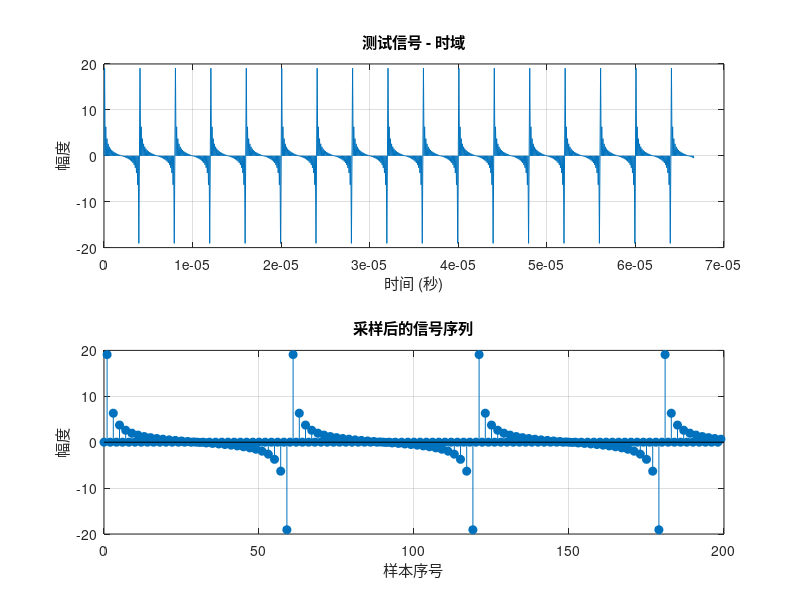
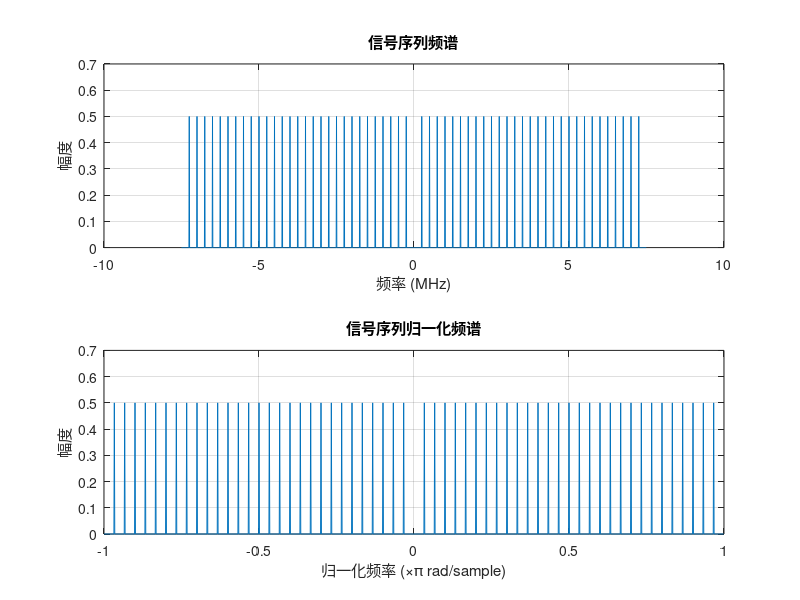
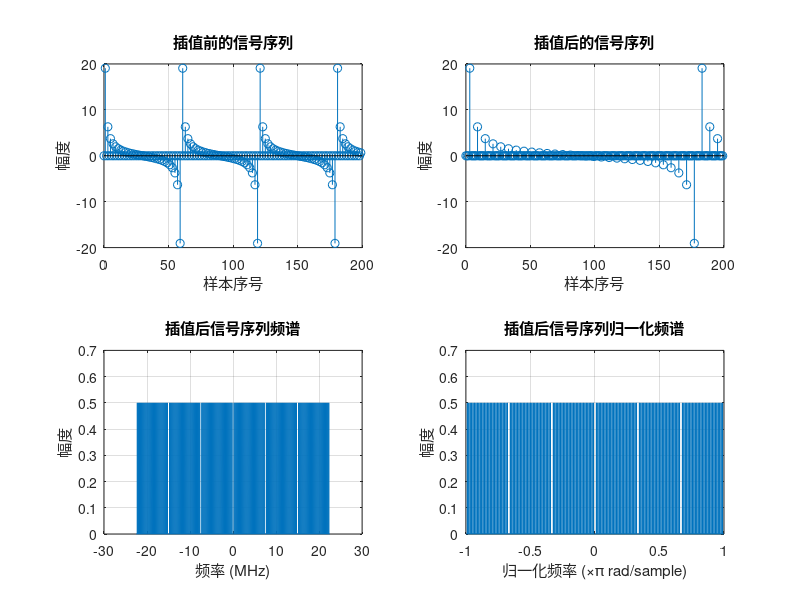

The MATLAB source for these figures, in order: (Note: this script raises an error after producing the figures.)
%% 清空环境
clc;clear;
%% 参数设置
%信号初始采样率为fs=15MHz
fs=15e6;
%采样率fsi代表内插器后的采样率
fsi=45e6;
%最终采样率ff
ff=9e6;
%% 设置时间轴
% 方便作图,信号需要几百个采样点就可以了，因此信号时间为0.1ms内即可
t1=0:1/fs:1e-4-1/fs;
t2=0:1/fsi:1e-4-1/fsi;
t3=0:1/ff:1e-4-1/ff;
%% 频率轴 %用于归一化频率，但是没使用该变量
% w1=2*pi*f/fs;
% w2=2*pi*f/fsi;
% w3=2*pi*f/fsi;
%% 测试信号采样序列
%为了不在采样时发生混叠且更好查看系统的效果，采取小于7.5MHz频率的一系列余弦信号
% 相当于从500khz不断增加500khz,直至加到7000khz
% 信号固定相位，固定幅度为1
signal=0;
for w=0.25:0.25:7.25
    signal = signal + sin(2 * pi * w * 1e6 * t1);%已经用t1时间向量采了样
end
%信号随机相位
%% 时域绘制采样序列
% 时域绘制采样信号（连续）
figure;
subplot(2, 1, 1);
plot(t1(1:1000), signal(1:1000));
xlabel('时间 (秒)');
ylabel('幅度');
title('测试信号 - 时域');
grid on;
%所有余弦信号周期的最小公倍数为4e-6,即为复合信号的周期,5个信号周期为0.02ms,20μs
%时域绘制采样序列
subplot(2, 1, 2);
stem(t1(1:200)*fs, signal(1:200), 'filled');
xlabel('样本序号');
ylabel('幅度');
title('采样后的信号序列');
grid on;
%采样率为15MHz，周期为 1/15 μs，所以采60个点为20微秒，为复合信号周期的5倍
%60/15MHz=4e-6s
%% 绘制采样序列频谱
% 计算频谱
ls = length(signal);            % 信号长度
Xs = fft(signal);               % 计算快速傅里叶变换
sfs = abs(fftshift(Xs)/ls);       % 双边频谱
f1 = (-ls/2:ls/2-1)*(fs/ls);       % 频率
% 在频域中绘制信号
figure;
subplot(2, 1, 1);
plot(f1/1e6, sfs);
xlabel('频率 (MHz)');
ylabel('幅度');
title('信号序列频谱'); 
grid on;
subplot(2, 1, 2);
plot(2*f1/fs, sfs);
xlabel('归一化频率 (\times\pi rad/sample)');
ylabel('幅度');
title('信号序列归一化频谱'); 
grid on;
%% 插值操作
si = upsample(signal, 3);%使用函数插值
figure;
subplot(2, 2, 1);
stem(t1(1:200)*fs, signal(1:200));
xlabel('样本序号');
ylabel('幅度');
title('插值前的信号序列');
grid on;
subplot(2, 2, 2);
stem(t1(1:200)*fs, si(1:200)');
xlabel('样本序号');
ylabel('幅度');
title('插值后的信号序列');
grid on;
%此时时间轴尺度不变，意味着1.2e-5s（12微秒）为一个周期
%% 插值后序列频谱
lsi = length(si);            % 信号长度
Xsi = fft(si);               % 计算快速傅里叶变换
sfsi = abs(fftshift(Xsi)/ls);       % 双边频谱
f2 = (-lsi/2:lsi/2-1)*(fsi/lsi);       % 频率
subplot(2, 2, 3);
plot(f2/1e6, sfsi);
xlabel('频率 (MHz)');
ylabel('幅度');
title('插值后信号序列频谱'); 
grid on;
subplot(2, 2, 4);
plot(2*f2/fsi, sfsi);
xlabel('归一化频率 (\times\pi rad/sample)');
ylabel('幅度');
title('插值后信号序列归一化频谱'); 
grid on;
%发现周期延拓为为原来3倍
%% 低通滤波器参数
% wp=pi/5;%滤波器通带截止频率
% ws=pi/4;%滤波器阻带截止频率
%计算得到hann窗阶数为124，Blackman窗阶数为220
%% 低通滤波
s_hann= filter(hann124,si); 
s_blackman= filter(blackman220,si); 
s_kaizer90= filter(kaizer90,si); 
s_kaizer146= filter(kaizer146,si); 
s_kaizer202= filter(kaizer202,si); 
%% 低通滤波后的序列
figure;
% 每两个样本点之间距离为2.22e-8s，为45MHz采样率下的采样周期
subplot(5,1,1);
stem(t2(1:500)*fsi, s_hann(1:500), 'filled');
xlabel('样本序号');
ylabel('幅度');
title('hann窗滤波后的信号序列');
grid on;
subplot(5,1,2);
stem(t2(1:500)*fsi, s_blackman(1:500), 'filled');
xlabel('样本序号');
ylabel('幅度');
title('blackman窗滤波后的信号序列');
grid on;
subplot(5,1,3);
stem(t2(1:500)*fsi, s_kaizer90(1:500), 'filled');
xlabel('样本序号');
ylabel('幅度');
title('kaiser90窗滤波后的信号序列');
grid on;
subplot(5,1,4);
stem(t2(1:500)*fsi, s_kaizer146(1:500), 'filled');
xlabel('样本序号');
ylabel('幅度');
title('kaiser146窗滤波后的信号序列');
grid on;
subplot(5,1,5);
stem(t2(1:500)*fsi, s_kaizer202(1:500), 'filled');
xlabel('样本序号');
ylabel('幅度');
title('kaiser202窗滤波后的信号序列');
grid on;
%发现阶数越大时延越高，此部分为无效序列
% 分析幅值相应和相频响应，Kaiser窗选择 阶，对比hann，blackman，kaiser窗
%% 滤波后信号序列傅里叶变换
lsh=length(s_hann);
f3 = (-lsh/2:lsh/2-1)*(fsi/lsh);       % 频率
Xs_hann = fft(s_hann);               % 计算快速傅里叶变换
sfsh = abs(fftshift(Xs_hann)/lsh);       % 双边频谱
Xs_blackman = fft(s_blackman);  
sfsb = abs(fftshift(Xs_blackman)/lsh); 
Xs_kaizer90 = fft(s_kaizer90);  
sfsk90 = abs(fftshift(Xs_kaizer90)/lsh); 
Xs_kaizer146 = fft(s_kaizer146);  
sfsk146 = abs(fftshift(Xs_kaizer146)/lsh); 
Xs_kaizer202 = fft(s_kaizer202);  
sfsk202 = abs(fftshift(Xs_kaizer202)/lsh); 
%% 滤波后信号序列频谱分析
figure;
subplot(5, 2, 1);
plot(f3/1e6, sfsh);
xlabel('频率 (MHz)');
ylabel('幅度');
title('hann窗滤波后信号序列频谱'); 
grid on;
subplot(5, 2, 2);
plot(2*f3/fsi, sfsh);
xlabel('归一化频率 (\times\pi rad/sample)');
ylabel('幅度');
title('hann窗滤波后信号序列归一化频谱'); 
grid on;
subplot(5, 2, 3);
plot(f3/1e6, sfsb);
xlabel('频率 (MHz)');
ylabel('幅度');
title('blackman窗滤波后信号序列频谱'); 
grid on;
subplot(5, 2, 4);
plot(2*f3/fsi, sfsb);
xlabel('归一化频率 (\times\pi rad/sample)');
ylabel('幅度');
title('blackman窗滤波后信号序列归一化频谱'); 
grid on;
subplot(5, 2, 5);
plot(f3/1e6, sfsk90);
xlabel('频率 (MHz)');
ylabel('幅度');
title('kaiser90窗滤波后信号序列频谱'); 
grid on;
subplot(5, 2, 6);
plot(2*f3/fsi, sfsk90);
xlabel('归一化频率 (\times\pi rad/sample)');
ylabel('幅度');
title('kaiser90窗滤波后信号序列归一化频谱'); 
grid on;
subplot(5, 2, 7);
plot(f3/1e6, sfsk146);
xlabel('频率 (MHz)');
ylabel('幅度');
title('kaiser146窗滤波后信号序列频谱'); 
grid on;
subplot(5, 2, 8);
plot(2*f3/fsi, sfsk146);
xlabel('归一化频率 (\times\pi rad/sample)');
ylabel('幅度');
title('kaiser146窗滤波后信号序列归一化频谱'); 
grid on;
subplot(5, 2, 9);
plot(f3/1e6, sfsk202);
xlabel('频率 (MHz)');
ylabel('幅度');
title('kaiser202窗滤波后信号序列频谱'); 
grid on;
subplot(5, 2, 10);
plot(2*f3/fsi, sfsk202);
xlabel('归一化频率 (\times\pi rad/sample)');
ylabel('幅度');
title('kaiser202窗滤波后信号序列归一化频谱'); 
grid on;
% 减采样
sdh=downsample(s_hann,5);
sdb=downsample(s_blackman,5);
sdk90=downsample(s_kaizer90,5);
sdk146=downsample(s_kaizer146,5);
sdk202=downsample(s_kaizer202,5);
%% 减采样后序列
figure;
subplot(2, 3, 1);
stem(t3(1:100)*ff, sdh(1:100), 'filled');
xlabel('样本序号');
ylabel('幅度');
title('hann减采样后的信号序列');
grid on;
subplot(2, 3, 2);
stem(t3(1:100)*ff, sdb(1:100), 'filled');
xlabel('样本序号');
ylabel('幅度');
title('blackman减采样后信号序列');
grid on;
subplot(2, 3, 4);
stem(t3(1:100)*ff, sdk90(1:100), 'filled');
xlabel('样本序号');
ylabel('幅度');
title('kaizer90减采样后信号序列');
grid on;
subplot(2, 3, 5);
stem(t3(1:100)*ff, sdk146(1:100), 'filled');
xlabel('样本序号');
ylabel('幅度');
title('kaizer146减采样后信号序列');
grid on;
subplot(2, 3, 6);
stem(t3(1:100)*ff, sdk202(1:100), 'filled');
xlabel('样本序号');
ylabel('幅度');
title('kaiser202减采样后信号序列');
grid on;
%% 直接使用9MHZ采样率采样的信号
s_rs=0;
for w=0.25:0.25:7.25
    s_rs = s_rs + sin(2 * pi * w * 1e6 * t3);%用t3时间向量直接采样
end
subplot(2,3,3);
stem(t3(1:100)*ff, s_rs(1:100), 'filled');
xlabel('样本序号');
ylabel('幅度');
title('直接9MHz采样的信号序列');
grid on;
%% 减采样后序列频谱
lsd=length(sdh);
f3 = (-lsd/2:lsd/2-1)*(ff/lsd);       % 频率
% hann
Xsdh = fft(sdh);               % 计算快速傅里叶变换
sfsdh = abs(fftshift(Xsdh)/lsd);       % 双边频谱
figure;
subplot(2, 2, 1);
plot(f3/1e6, sfsdh);
xlabel('频率 (MHz)');
ylabel('幅度');
title('hann重采样信号序列频谱'); 
grid on;
subplot(2, 2, 2);
plot(2*f3/ff, sfsdh);
xlabel('归一化频率 (\times\pi rad/sample)');
ylabel('幅度');
title('hann重采样信号序列归一化频谱'); 
grid on;
% blackman
Xsdb = fft(sdb);               % 计算快速傅里叶变换
sfsdb = abs(fftshift(Xsdb)/lsd);       % 双边频谱
subplot(2, 2, 3);
plot(f3/1e6, sfsdb);
xlabel('频率 (MHz)');
ylabel('幅度');
title('blackman重采样信号序列频谱'); 
grid on;
subplot(2, 2, 4);
plot(2*f3/ff, sfsdb);
xlabel('blackman归一化频率 (\times\pi rad/sample)');
ylabel('幅度');
title('blackman重采样信号序列归一化频谱'); 
grid on;
%% kaiser窗频谱
% kaiser90
Xsdk90 = fft(sdk90);               % 计算快速傅里叶变换
sfsdk90 = abs(fftshift(Xsdk90)/lsd);       % 双边频谱
figure;
subplot(3, 2, 1);
plot(f3/1e6, sfsdk90);
xlabel('频率 (MHz)');
ylabel('幅度');
title('kaiser90重采样信号序列频谱'); 
grid on;
subplot(3, 2, 2);
plot(2*f3/ff, sfsdk90);
xlabel('归一化频率 (\times\pi rad/sample)');
ylabel('幅度');
title('kaiser90重采样信号序列归一化频谱'); 
grid on;
%kaiser146
Xsdk146 = fft(sdk146);               % 计算快速傅里叶变换
sfsdk146 = abs(fftshift(Xsdk146)/lsd);       % 双边频谱
subplot(3, 2, 3);
plot(f3/1e6, sfsdk146);
xlabel('频率 (MHz)');
ylabel('幅度');
title('kaiser146重采样信号序列频谱'); 
grid on;
subplot(3, 2, 4);
plot(2*f3/ff, sfsdk146);
xlabel('归一化频率 (\times\pi rad/sample)');
ylabel('幅度');
title('kaiser146重采样信号序列归一化频谱'); 
grid on;
%kaiser202
Xsdk202 = fft(sdk202);               % 计算快速傅里叶变换
sfsdk202 = abs(fftshift(Xsdk202)/lsd);       % 双边频谱
subplot(3, 2, 5);
plot(f3/1e6, sfsdk202);
xlabel('频率 (MHz)');
ylabel('幅度');
title('kaiser202重采样信号序列频谱'); 
grid on;
subplot(3, 2, 6);
plot(2*f3/ff, sfsdk202);
xlabel('归一化频率 (\times\pi rad/sample)');
ylabel('幅度');
title('kaiser202重采样信号序列归一化频谱'); 
grid on;
%% Parks-McClellan算法设计的滤波器进行滤波
s_pm= filter(Parks_McClellanfilter,si); 
%% 信号序列
figure;
subplot(1,2,1);
stem(t2(1:500)*fsi, s_pm(1:500), 'filled');
xlabel('样本序号');
ylabel('幅度');
title('pm算法设计滤波器滤波后的信号序列');
grid on;
%% 滤波后的频谱
Xs_pm = fft(s_pm);               % 计算快速傅里叶变换
sfs_pm = abs(fftshift(Xs_pm)/lsh);       % 双边频谱
lsfs_pm=length(sfs_pm);
f4 = (-lsfs_pm/2:lsfs_pm/2-1)*(fsi/lsfs_pm); 
subplot(1,2,2);
plot(f4/1e6, sfs_pm);
xlabel('频率 (MHz)');
ylabel('幅度');
title('pm算法滤波后信号序列频谱'); 
grid on;
%减采样
sdpm=downsample(s_pm,5);
%序列
figure;
subplot(1,2,1);
stem(t3(50:150)*ff, sdpm(50:150), 'filled');
xlabel('样本序号');
ylabel('幅度');
title('pm算法滤波器减采样后的信号序列');
grid on;
%频谱
lsdpm=length(sdpm);
f5 = (-lsdpm/2:lsdpm/2-1)*(ff/lsdpm);       % 频率
Xsdpm = fft(sdpm);               % 计算快速傅里叶变换
sfsdh = abs(fftshift(Xsdpm)/lsdpm);       % 双边频谱
subplot(1, 2, 2);
plot(f5/1e6, sfsdh);
xlabel('频率 (MHz)');
ylabel('幅度');
title('pm算法滤波器重采样信号序列频谱'); 
grid on;
freqz(Parks_McClellanfilter);